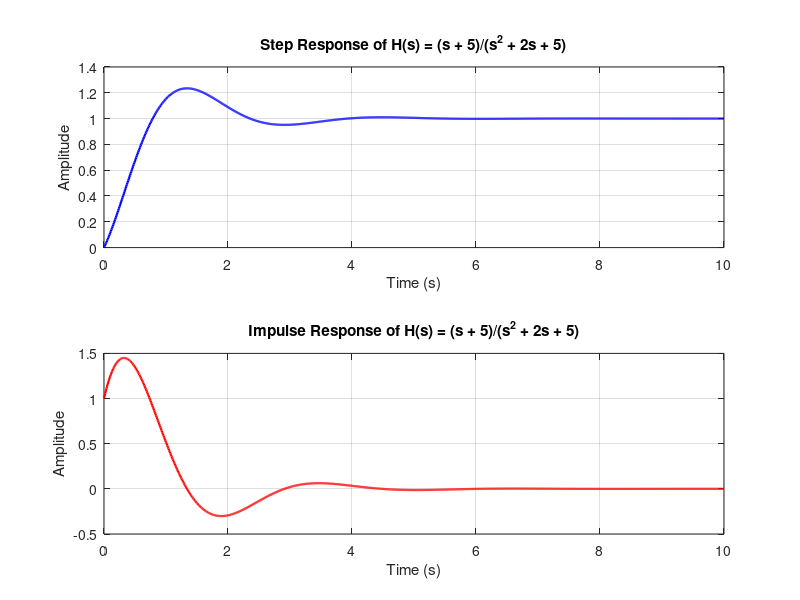
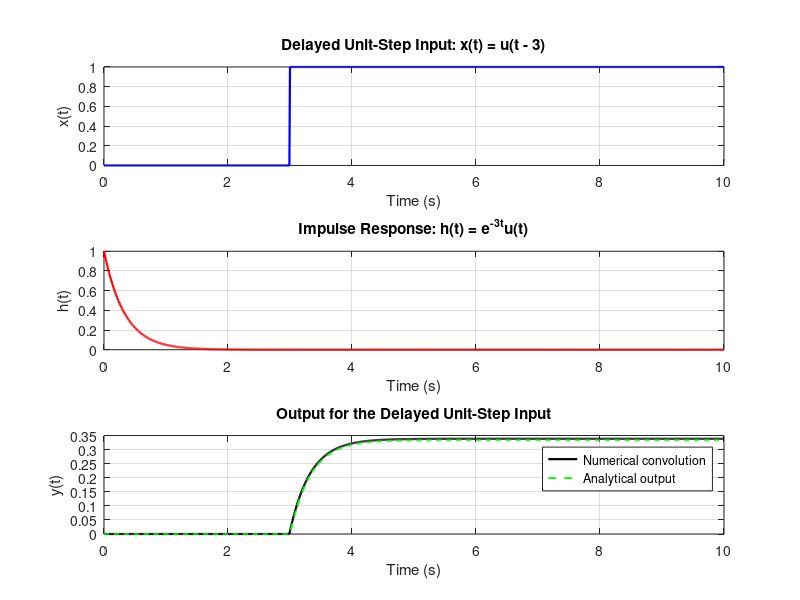

These charts were generated, in order, by the following MATLAB code:
%% Step and impulse response of LTI systems
% The first example uses a transfer function. The second demonstrates the
% response to a delayed unit step by convolving it with exp(-3t)u(t).

clear;
close all;
clc;

%% Transfer-function example
% H(s) = (s + 5) / (s^2 + 2s + 5)
numerator = [1, 5];
denominator = [1, 2, 5];
H = tf(numerator, denominator);

t = 0:0.01:10;
[stepOutput, stepTime] = step(H, t);
[impulseOutput, impulseTime] = impulse(H, t);

figure('Color', 'w');
subplot(2, 1, 1);
plot(stepTime, squeeze(stepOutput), 'b', 'LineWidth', 1.6);
grid on;
xlabel('Time (s)');
ylabel('Amplitude');
title('Step Response of H(s) = (s + 5)/(s^2 + 2s + 5)');

subplot(2, 1, 2);
plot(impulseTime, squeeze(impulseOutput), 'r', 'LineWidth', 1.6);
grid on;
xlabel('Time (s)');
ylabel('Amplitude');
title('Impulse Response of H(s) = (s + 5)/(s^2 + 2s + 5)');

%% Delayed unit-step convolution example
dt = 0.01;
tConvolution = 0:dt:10;
x = double(tConvolution >= 3);                  % x(t) = u(t - 3)
h = exp(-3 * tConvolution);                     % h(t) = exp(-3t)u(t)

% Multiplication by dt approximates the continuous-time convolution
% integral. Truncate the result to the original time interval.
numericalOutput = conv(x, h) * dt;
numericalOutput = numericalOutput(1:length(tConvolution));

% Analytical result: y(t) = (1/3)(1 - exp(-3(t - 3)))u(t - 3)
analyticalOutput = (1 / 3) * ...
    (1 - exp(-3 * (tConvolution - 3))) .* double(tConvolution >= 3);

figure('Color', 'w');
subplot(3, 1, 1);
plot(tConvolution, x, 'b', 'LineWidth', 1.6);
grid on;
xlabel('Time (s)');
ylabel('x(t)');
title('Delayed Unit-Step Input: x(t) = u(t - 3)');

subplot(3, 1, 2);
plot(tConvolution, h, 'r', 'LineWidth', 1.6);
grid on;
xlabel('Time (s)');
ylabel('h(t)');
title('Impulse Response: h(t) = e^{-3t}u(t)');

subplot(3, 1, 3);
plot(tConvolution, numericalOutput, 'k', 'LineWidth', 1.6);
hold on;
plot(tConvolution, analyticalOutput, 'g--', 'LineWidth', 1.4);
grid on;
xlabel('Time (s)');
ylabel('y(t)');
title('Output for the Delayed Unit-Step Input');
legend('Numerical convolution', 'Analytical output', 'Location', 'best');
